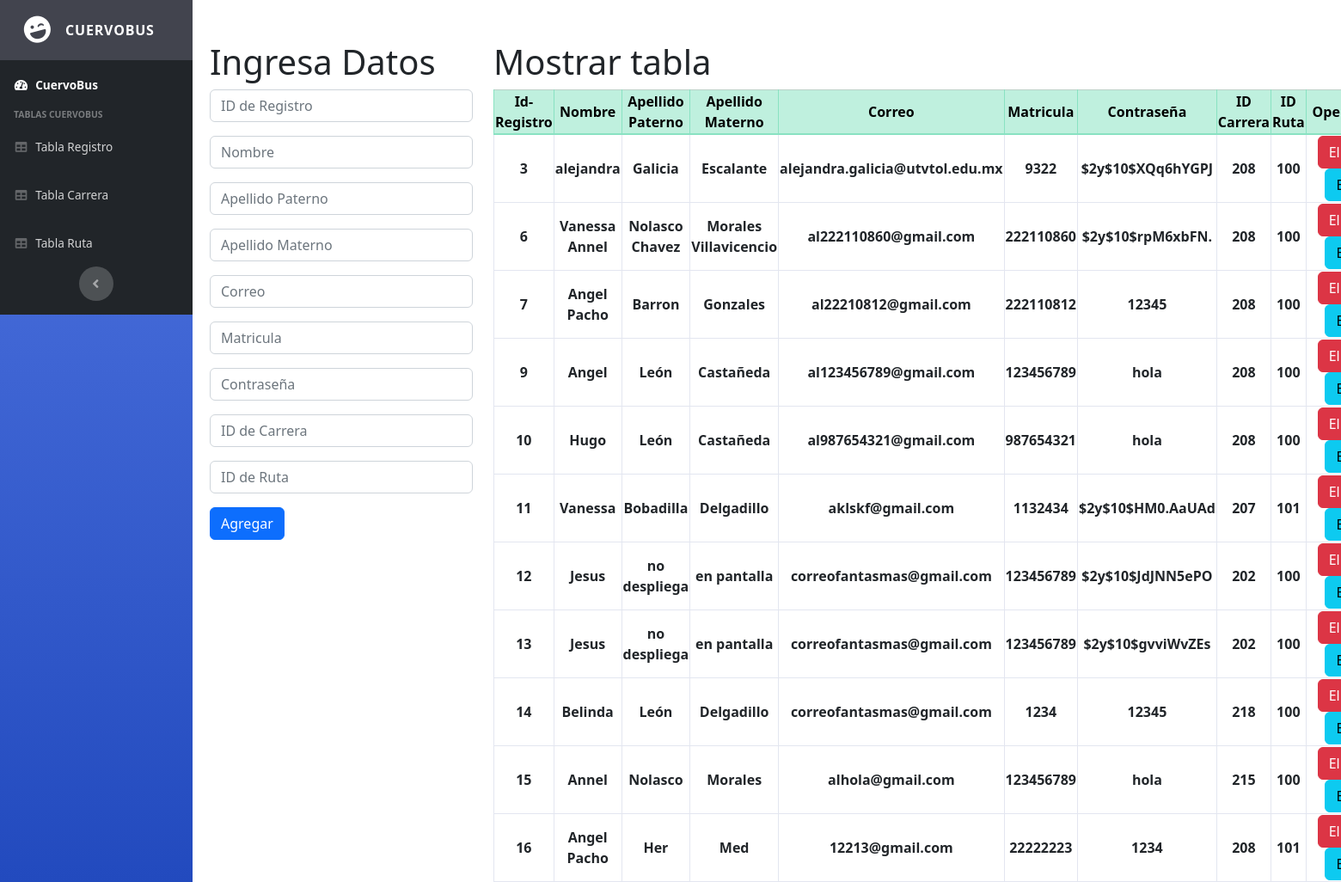
The page /admin/registro.php on the database its author committed.
### tables this page shows
CREATE TABLE `registro` (
  `id_registro` int(11) NOT NULL AUTO_INCREMENT,
  `nombrer` varchar(50) NOT NULL,
  `apa` varchar(50) NOT NULL,
  `ama` varchar(50) DEFAULT NULL,
  `emailr` varchar(50) DEFAULT NULL,
  `matricula` int(10) DEFAULT NULL,
  `contraseña` varchar(16) DEFAULT NULL,
  `id_carrera` int(11) DEFAULT NULL,
  `id_ruta` int(11) DEFAULT NULL,
  PRIMARY KEY (`id_registro`),
  KEY `id_carrera` (`id_carrera`),
  KEY `id_ruta` (`id_ruta`),
  CONSTRAINT `registro_ibfk_1` FOREIGN KEY (`id_carrera`) REFERENCES `carrera` (`id_carrera`),
  CONSTRAINT `registro_ibfk_2` FOREIGN KEY (`id_ruta`) REFERENCES `ruta` (`id_ruta`)
);

### admin/registro.php (the view, shortened to what this page needs)
<?php
include('includes/heades.php');
include('includes/navbar.php');
$con=conectar();
$sql="SELECT id_registro,nombrer,apa,ama,emailr,matricula,contraseña,id_carrera,id_ruta FROM registro";
$query=mysqli_query($con,$sql);
?>
<!DOCTYPE html>
<html lang="en">
<head>
    <link href="https://cdn.jsdelivr.net/npm/bootstrap@5.2.0/dist/css/bootstrap.min.css" rel="stylesheet">
</head>
<body>
    <div class="container mt-5">
        <div class="row">
            <div class="col-md-3">
                <h1>Ingresa Datos</h1>
                <form action="insertar-registro.php" method="POST">
                    <input type="number" class="form-control mb-3" name="id_registro" placeholder="ID de Registro">
                    <input type="text" class="form-control mb-3" name="nombrer" placeholder="Nombre">
                    <input type="text" class="form-control mb-3" name="apa" placeholder="Apellido Paterno">
                    <input type="text" class="form-control mb-3" name="ama" placeholder="Apellido Materno">
                    <input type="email" class="form-control mb-3" name="emailr" placeholder="Correo">
                    <input type="number" class="form-control mb-3" name="matricula" placeholder="Matricula">
                    <input type="password" class="form-control mb-3" name="contraseña" placeholder="Contraseña">
                    <input type="number" class="form-control mb-3" name="id_carrera" placeholder="ID de Carrera">
                    <input type="number" class="form-control mb-3" name="id_ruta" placeholder="ID de Ruta">
                    <input type="submit" class="btn btn-primary" value="Agregar">
                </form>
            </div>
            <div class="col-md-8">
                <h1>Mostrar tabla</h1>
                <table class="table-container table-bordered text-center">
                    <thead class="table-success table-striped text-center">
                        <tr class="text-center">
                            <th> Id-Registro </th>
                            <th> Nombre </th>
                            <th> Apellido Paterno </th>
                            <th> Apellido Materno </th>
                            <th> Correo </th>
                            <th> Matricula </th>
                            <th> Contraseña </th>
                            <th> ID Carrera </th>
                            <th> ID Ruta </th>
                            <th> Operaciones </th>
                        </tr>
                    </thead>
                    <tbody>
                        <?php
                           while($row=mysqli_fetch_array($query)){
                            echo "<tr>";
                        ?>
                        <th><?php echo $row['id_registro']?></th>
                        <th><?php echo $row['nombrer']?></th>
                        <th><?php echo $row['apa']?></th>
                        <th><?php echo $row['ama']?></th>
                        <th><?php echo $row['emailr']?></th>
                        <th><?php echo $row['matricula']?></th>
                        <th><?php echo $row['contraseña']?></th>
                        <th><?php echo $row['id_carrera']?> </th>
                        <th><?php echo $row['id_ruta']?> </th>
                        <th>
                          <div class="col">
                              <div class="row">
                                  <div>
                                    <a href="delete-registro.php?id=<?php echo $row['id_registro'] ?>" class="btn btn-danger">Eliminar</a>
                                 </div>
                                  <div>
                                    <a href="actualizar-registro.php?id=<?php echo $row['id_registro'] ?>" class="btn btn-info">Editar</a>
                                 </div>
                             </div>
                         </div>
                        </th>
                        <?php
                         echo "</tr>";
                           }
                        ?>
                    </tbody>
                </table>
            </div>
        </div>
    </div>
</body>
</html>

### rows shown on the page
registro: id_registro "3", nombrer "alejandra", apa "Galicia", ama "Escalante", emailr "alejandra.galicia@utvtol.edu.mx", matricula "9322", contraseña "$2y$10$XQq6hYGPJ", id_carrera "208", id_ruta "100"
registro: id_registro "6", nombrer "Vanessa Annel", apa "Nolasco Chavez", ama "Morales Villavicencio", emailr "al222110860@gmail.com", matricula "222110860", contraseña "$2y$10$rpM6xbFN.", id_carrera "208", id_ruta "100"
registro: id_registro "7", nombrer "Angel Pacho", apa "Barron", ama "Gonzales", emailr "al22210812@gmail.com", matricula "222110812", contraseña "12345", id_carrera "208", id_ruta "100"
registro: id_registro "9", nombrer "Angel", apa "León", ama "Castañeda", emailr "al123456789@gmail.com", matricula "123456789", contraseña "hola", id_carrera "208", id_ruta "100"
registro: id_registro "10", nombrer "Hugo", apa "León", ama "Castañeda", emailr "al987654321@gmail.com", matricula "987654321", contraseña "hola", id_carrera "208", id_ruta "100"
registro: id_registro "11", nombrer "Vanessa", apa "Bobadilla", ama "Delgadillo", emailr "aklskf@gmail.com", matricula "1132434", contraseña "$2y$10$HM0.AaUAd", id_carrera "207", id_ruta "101"
registro: id_registro "12", nombrer "Jesus", apa "no despliega", ama "en pantalla", emailr "correofantasmas@gmail.com", matricula "123456789", contraseña "$2y$10$JdJNN5ePO", id_carrera "202", id_ruta "100"
registro: id_registro "13", nombrer "Jesus", apa "no despliega", ama "en pantalla", emailr "correofantasmas@gmail.com", matricula "123456789", contraseña "$2y$10$gvviWvZEs", id_carrera "202", id_ruta "100"
registro: id_registro "14", nombrer "Belinda", apa "León", ama "Delgadillo", emailr "correofantasmas@gmail.com", matricula "1234", contraseña "12345", id_carrera "218", id_ruta "100"
registro: id_registro "15", nombrer "Annel", apa "Nolasco", ama "Morales", emailr "alhola@gmail.com", matricula "123456789", contraseña "hola", id_carrera "215", id_ruta "100"
registro: id_registro "16", nombrer "Angel Pacho", apa "Her", ama "Med", emailr "12213@gmail.com", matricula "22222223", contraseña "1234", id_carrera "208", id_ruta "101"
